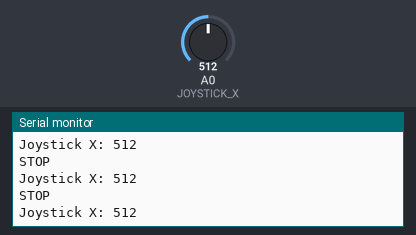
This sketch was run on a simulated Arduino Uno, built with avr-gcc and run on an emulated ATmega328P. Parts: the last lines printed to the serial monitor. The test bench sets the inputs (shaded band); at power-on: A0 (JOYSTICK_X) = 512.

Above: at 1.2 s.
1.3 s: A0 (JOYSTICK_X) set to 592
At 1.35 s:
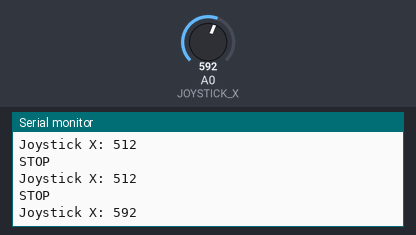
2.8 s: A0 (JOYSTICK_X) set to 614
At 8.76 s:
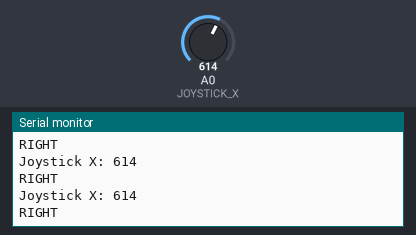
Timing chart, 0 to 10.3 s (numbered marks = the images above; inputs shaded):
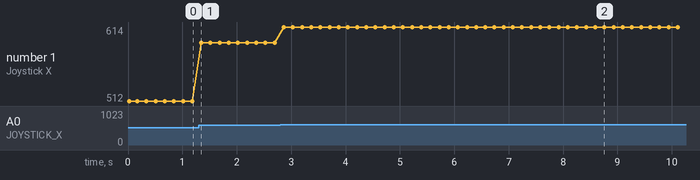

The sketch:

joystick.ino
```cpp
#include <IRremote.hpp>

// ================= CONFIG =================
const int IR_SEND_PIN = 3;

// ================= JOYSTICK =================
const int JOYSTICK_X = A0;

// ================= IR =================
const int MY_ADDRESS = 0x03;

const int CMD_LEFT  = 0x01;
const int CMD_RIGHT = 0x02;
const int CMD_STOP  = 0x04;

// ================= JOYSTICK THRESHOLD =================
int centerValue = 512;

int leftThreshold  = 400;
int rightThreshold = 600;

// ================= SETUP =================
void setup() {

  Serial.begin(9600);

  IrSender.begin(IR_SEND_PIN);

  Serial.println("IR Transmitter Ready");
}

// ================= LOOP =================
void loop() {

  int xValue = analogRead(JOYSTICK_X);

  Serial.print("Joystick X: ");
  Serial.println(xValue);

  // ==================================
  // QUAY TRÁI
  // ==================================
  if (xValue < leftThreshold) {

    IrSender.sendNEC(MY_ADDRESS, CMD_LEFT, 0);

    Serial.println("LEFT");
  }

  // ==================================
  // QUAY PHẢI
  // ==================================
  else if (xValue > rightThreshold) {

    IrSender.sendNEC(MY_ADDRESS, CMD_RIGHT, 0);

    Serial.println("RIGHT");
  }

  // ==================================
  // THẢ JOYSTICK -> DỪNG
  // ==================================
  else {

    IrSender.sendNEC(MY_ADDRESS, CMD_STOP, 0);

    Serial.println("STOP");
  }

  delay(100);
}

/*
Cách lắp Joystick:

VCC -> 5V
GND -> GND
VRx -> A0

(Không dùng VRy)

IR:
(-) -> GND
chân giữa -> 5V
OUT -> D3

Lưu ý:
- Khi thả joystick:
    giá trị khoảng 512

- Có thể chỉnh:
    leftThreshold
    rightThreshold

Ví dụ:
    leftThreshold  = 400;
    rightThreshold = 600;
*/
```

Measured:
- the behaviour switches between 600 and 601 on A0 (JOYSTICK_X) (found by bisection; images 1 and 2)
- after the input at 1.3 s, the serial monitor: prints a new line after 0.05 s (image 1)
- after the input at 2.8 s, the serial monitor: prints a new line after 0.06 s (image 2)
- plotted number 1: 512 → 592 after the input at 1.3 s, 592 → 614 after the input at 2.8 s
